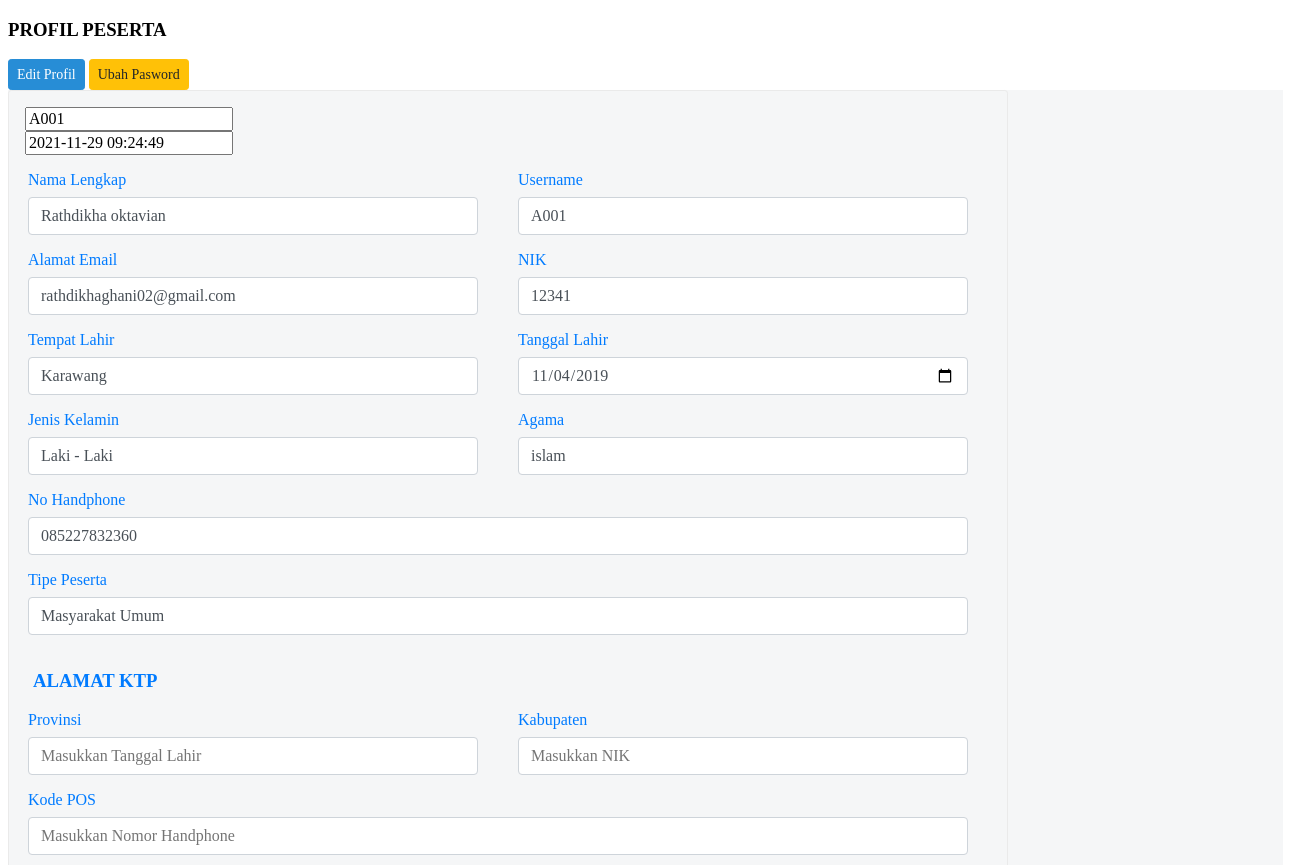
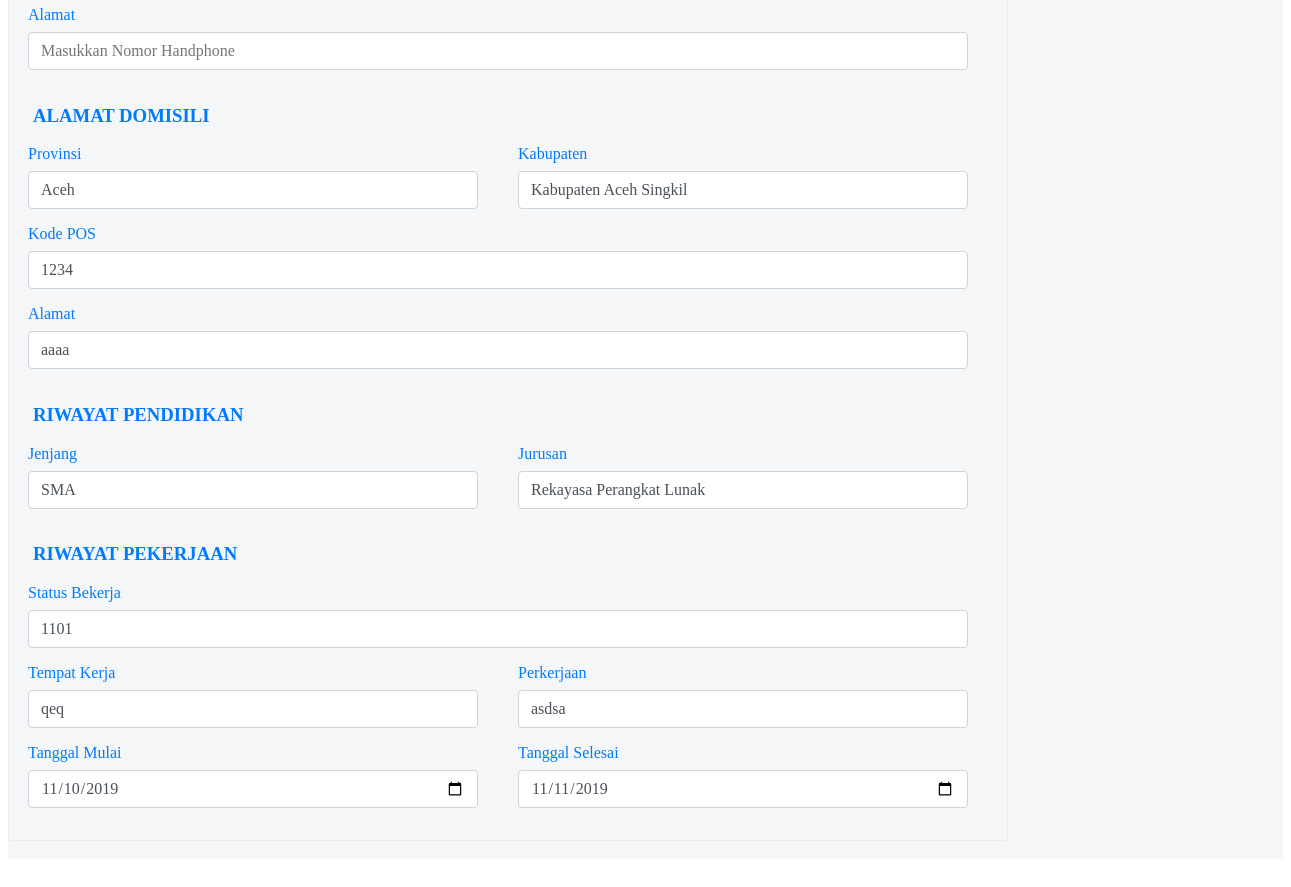
The app's page /profil.php (signed in) with its own data (2 pictures, top to bottom).
### tables this page shows
CREATE TABLE `peserta` (
  `kd_peserta` int(11) NOT NULL,
  `nama` varchar(30) NOT NULL,
  `username` varchar(30) NOT NULL,
  `email` varchar(30) NOT NULL,
  `nik` varchar(18) NOT NULL,
  `tmp_lahir` varchar(30) NOT NULL,
  `tgl_lahir` date NOT NULL,
  `jekel` varchar(10) NOT NULL,
  `agama` varchar(15) NOT NULL,
  `no_hp` varchar(15) NOT NULL,
  `ktp` text NOT NULL,
  `foto` text NOT NULL,
  `status_peserta` enum('Umum','ASN') NOT NULL,
  `created` datetime NOT NULL,
  `id_domisili` int(11) NOT NULL,
  `id_ktp` int(11) NOT NULL,
  `id_pekerjaan` int(11) NOT NULL,
  `id_riw_pendidikan` int(11) NOT NULL
);

CREATE TABLE `alamat_domisili` (
  `id_domisili` int(11) NOT NULL,
  `id_prov` int(11) NOT NULL,
  `id_kab` int(11) NOT NULL,
  `kd_pos` varchar(10) NOT NULL,
  `alamat` varchar(150) NOT NULL
);

CREATE TABLE `provinsi` (
  `id_prov` int(11) NOT NULL,
  `provinsi` varchar(50) NOT NULL
);

CREATE TABLE `kabupaten` (
  `id_kab` int(11) NOT NULL,
  `id_prov` int(11) NOT NULL,
  `kabupaten` varchar(60) NOT NULL
);

CREATE TABLE `riwa_pendidikan` (
  `id_riw_pendidikan` int(11) NOT NULL,
  `id_jenjang` int(11) NOT NULL,
  `id_jurusan` int(11) NOT NULL,
  `file_ijazah_depan` text NOT NULL,
  `file_ijazah_belakang` text NOT NULL
);

CREATE TABLE `jenjang` (
  `id_jenjang` int(11) NOT NULL,
  `jenjang` varchar(30) NOT NULL
);

CREATE TABLE `jurusan` (
  `id_jurusan` int(11) NOT NULL,
  `id_jenjang` int(11) NOT NULL,
  `nm_jurusan` varchar(30) NOT NULL
);

CREATE TABLE `riwa_pekerjaan` (
  `id_pekerjaan` int(11) NOT NULL,
  `sts_pekerjaan` varchar(11) NOT NULL,
  `nm_tmp_kerja` varchar(30) NOT NULL,
  `pekerjaan` varchar(30) NOT NULL,
  `tgl_mulai` date NOT NULL,
  `tgl_selesai` date NOT NULL
);

### profil.php (the view, shortened to what this page needs)
<!DOCTYPE html>
<html>
<head>
</head>
<body>
		<h3 class="text-uppercase">Profil Peserta</h3>
		<a href="" class="btn btn-edit">Edit Profil</a>
			<a href="form_pass_peserta.php" class="btn btn-warning">Ubah Pasword<a/>
	<link rel=stylesheet type=text/css href=assets/css/main.css>
	<div id="wrapper" class="flex ">
		<div class="box-login2">
			<div class="box-login-body">
				<div class="box-login-register2">
					<input type="text" name="kd" value="<?php echo $_SESSION['username']; ?>">
					<form id="register" method="POST" action="simpan_peserta.php" enctype="multipart/form-data" class="from2">
						<?php
						include 'koneksi.php';
						$user=$_SESSION['username'];
						$cari= mysqli_query($koneksi,"SELECT * from peserta where username='".$user."' ");
						$data = mysqli_fetch_array($cari);
						?>
						<input type="text" name="created" value="<?php echo date('Y-m-d h:i:s'); ?>">
						<div class="holder-form p">
							<div class="row">
								<div class="col-md">
									<div class="form-group">
										<label for="nama">
											Nama Lengkap
										</label>
										<input type="text" name="nama" id="nama" maxlength="255" placeholder="Masukkan nama lengkap" class="form-control " value="<?php echo $data['nama']; ?>">
									</div>
								</div>
								<div class="col-md">
									<div class="form-group">
										<label for="username">
											Username
										</label>
										<input maxlength="30" type="text" name="username" placeholder="Masukkan username" class="form-control" value="<?php echo $data['username']; ?>">
									</div>
								</div>
							</div>
							<div class="row">
								<div class="col-md">
									<div class="form-group">
										<label for="email">
											Alamat Email
										</label>
										<input type="text" name="email" maxlength="50" placeholder="Masukkan Alamat Email" class="form-control " value="<?php echo $data['email']; ?>">
									</div>
								</div>
								<div class="col-md">
									<div class="form-group">
										<label for="nik">
											NIK
										</label>
										<input maxlength="30" type="text" name="nik" placeholder="Masukkan NIK" class="form-control" value="<?php echo $data['nik']; ?>">
									</div>
								</div>
							</div>
							<div class="row">
								<div class="col-md">
									<div class="form-group">
										<label for="tmp_lahir">
											Tempat Lahir
										</label>
										<input type="text" name="tmp_lahir" maxlength="50" placeholder="Masukkan Tempat Lahir" class="form-control " value="<?php echo $data['tmp_lahir']; ?>">
									</div>
								</div>
								<div class="col-md">
									<div class="form-group">
										<label for="tgl_lahir">
											Tanggal Lahir
										</label>
										<input maxlength="30" type="date" name="tgl_lahir" placeholder="Masukkan Tanggal Lahir" class="form-control" value="<?php echo $data['tgl_lahir']; ?>">
									</div>
								</div>
							</div>
							<div class="row">
								<div class="col-md">
									<div class="form-group">
										<label for="jekel">
											Jenis Kelamin
										</label>
										<input maxlength="30" type="text" name="tgl_lahir" placeholder="Masukkan Tanggal Lahir" class="form-control" value="<?php if($data['jekel']=='L'){
										echo 'Laki - Laki';
									}else{echo 'Peempuan';} ?>">
									</div>
								</div>
								<div class="col-md">
									<div class="form-group">
										<label for="nik">
											Agama
										</label>
										<input maxlength="30" type="text" name="nik" placeholder="Masukkan NIK" class="form-control" value="<?php echo $data['agama']; ?>">
									</div>
								</div>
							</div>
							<div class="row">
								<div class="col-md">
									<div class="form-group">
										<label for="no_hp">
											No Handphone
										</label>
										<input type="text" name="no_hp" maxlength="50" placeholder="Masukkan Nomor Handphone" class="form-control " value="<?php echo $data['no_hp']; ?>">
									</div>
								</div>
							</div>
							<div class="row">
								<div class="col-md">
									<div class="form-group">
										<label for="no_hp">
											Tipe Peserta
										</label>
										<input type="text" name="no_hp" maxlength="50" placeholder="Masukkan Nomor Handphone" class="form-control " value="<?php
										if($data['status_peserta']=='Umum')
										{
											echo 'Masyarakat Umum';
										}
										else
										{
											echo 'Aparatur Sipil Negara ';
										}
										?>">
									</div>
								</div>
							</div>
							<div>
								<h3 class="text-uppercase">Alamat KTP</h3>
							</div>
											<?php
											include "koneksi.php";
											$sql = mysqli_query($koneksi, "SELECT alamat_ktp.id_ktp,alamat_ktp.kd_pos,alamat_ktp.alamat, provinsi.provinsi, kabupaten.kabupaten
											FROM alamat_ktp, provinsi,kabupaten
											WHERE alamat_ktp.id_prov=provinsi.id_prov AND alamat_ktp.id_kab=kabupaten.id_kab AND alamat_ktp.id_ktp='".$data['id_ktp']."'");
											$data2 = mysqli_fetch_array($sql);
											?>
										<div class="row">
								<div class="col-md">
									<div class="form-group">
										<label for="jekel">
											Provinsi
										</label>
										<input maxlength="30" type="text" name="tgl_lahir" placeholder="Masukkan Tanggal Lahir" class="form-control" value="<?php echo $data2['provinsi']; ?>">
									</div>
								</div>
								<div class="col-md">
									<div class="form-group">
										<label for="nik">
											Kabupaten
										</label>
										<input maxlength="30" type="text" name="nik" placeholder="Masukkan NIK" class="form-control" value="<?php echo $data2['kabupaten']; ?>">
									</div>
								</div>
							</div>
							<div class="row">
								<div class="col-md">
									<div class="form-group">
										<label for="no_hp">
											Kode POS
										</label>
										<input type="text" name="no_hp" maxlength="50" placeholder="Masukkan Nomor Handphone" class="form-control " value="<?php echo $data2['kd_pos']; ?>">
									</div>
								</div>
									</div>
							<div class="row">
								<div class="col-md">
									<div class="form-group">
										<label for="no_hp">
											Alamat
										</label>
										<input type="text" name="no_hp" maxlength="50" placeholder="Masukkan Nomor Handphone" class="form-control " value="<?php echo $data2['alamat']; ?>">
									</div>
								</div>
							</div>
							<div>
								<h3 class="text-uppercase">Alamat Domisili</h3>
							</div>
											<?php
											include "koneksi.php";
											$sql = mysqli_query($koneksi, "SELECT alamat_domisili.id_domisili,alamat_domisili.kd_pos,alamat_domisili.alamat, provinsi.provinsi, kabupaten.kabupaten
											FROM alamat_domisili, provinsi,kabupaten
											WHERE alamat_domisili.id_prov=provinsi.id_prov AND alamat_domisili.id_kab=kabupaten.id_kab AND alamat_domisili.id_domisili='".$data['id_domisili']."'");
											$data2 = mysqli_fetch_array($sql);
											?>
							<div class="row">
								<div class="col-md">
									<div class="form-group">
										<label for="jekel">
											Provinsi
										</label>
										<input maxlength="30" type="text" name="tgl_lahir" placeholder="Masukkan Tanggal Lahir" class="form-control" value="<?php echo $data2['provinsi']; ?>">
									</div>
								</div>
								<div class="col-md">
									<div class="form-group">
										<label for="nik">
											Kabupaten
										</label>
										<input maxlength="30" type="text" name="nik" placeholder="Masukkan NIK" class="form-control" value="<?php echo $data2['kabupaten']; ?>">
									</div>
								</div>
							</div>
							<div class="row">
								<div class="col-md">
									<div class="form-group">
										<label for="no_hp">
											Kode POS
										</label>
										<input type="text" name="no_hp" maxlength="50" placeholder="Masukkan Nomor Handphone" class="form-control " value="<?php echo $data2['kd_pos']; ?>">
									</div>
									</div>
									</div>
							<div class="row">
								<div class="col-md">
									<div class="form-group">
										<label for="no_hp">
											Alamat
										</label>
										<input type="text" name="no_hp" maxlength="50" placeholder="Masukkan Nomor Handphone" class="form-control " value="<?php echo $data2['alamat']; ?>">
									</div>
								</div>
							</div>
							<div>
								<h3 class="text-uppercase">Riwayat Pendidikan</h3>
							</div>
											<?php
											include "koneksi.php";
											$sql = mysqli_query($koneksi, "SELECT riwa_pendidikan.id_riw_pendidikan,jenjang.jenjang,jurusan.nm_jurusan
											FROM riwa_pendidikan, jenjang,jurusan
											WHERE riwa_pendidikan.id_jurusan=jurusan.id_jurusan AND jenjang.id_jenjang=riwa_pendidikan.id_jenjang AND riwa_pendidikan.id_riw_pendidikan='".$data['id_riw_pendidikan']."'");
											$data3 = mysqli_fetch_array($sql);
											?>
							<div class="row">
								<div class="col-md">
									<div class="form-group">
										<label for="jekel">
											Jenjang
										</label>
										<input maxlength="30" type="text" name="tgl_lahir" placeholder="Masukkan Tanggal Lahir" class="form-control" value="<?php echo $data3['jenjang']; ?>">
									</div>
								</div>
								<div class="col-md">
									<div class="form-group">
										<label for="nik">
											Jurusan
										</label>
										<input maxlength="30" type="text" name="nik" placeholder="Masukkan NIK" class="form-control" value="<?php echo $data3['nm_jurusan']; ?>">
									</div>
								</div>
							</div>
						<div>
							<h3 class="text-uppercase">Riwayat Pekerjaan</h3>
						</div>
											<?php
											include "koneksi.php";
											$sql = mysqli_query($koneksi, "SELECT * from riwa_pekerjaan where id_pekerjaan='".$data['id_pekerjaan']."'");
											$data3 = mysqli_fetch_array($sql);
											?>
						<div class="row">
								<div class="col-md">
									<div class="form-group">
										<label for="no_hp">
											Status Bekerja
										</label>
										<input type="text" name="no_hp" maxlength="50" placeholder="Masukkan Nomor Handphone" class="form-control " value="<?php echo $data3['sts_pekerjaan']; ?>">
									</div>
								</div>
							</div>
						<div class="row">
								<div class="col-md">
									<div class="form-group">
										<label for="tmp_kerja" id="tmp">
											Tempat Kerja
										</label>
										<input type="text" name="tmp_kerja" id="tmp_kerja" maxlength="50" placeholder="Masukkan Nama Tempat Bekerja" class="form-control " value="<?php echo $data3['nm_tmp_kerja']; ?>">
									</div>
								</div>
								<div class="col-md">
									<div class="form-group">
										<label for="pekerjaan" id="tmp2">
											Perkerjaan
										</label>
										<input maxlength="30" type="text" name="pekerjaan" id="pekerjaan" placeholder="Masukkan Perkerjaan" class="form-control" value="<?php echo $data3['pekerjaan']; ?>">
									</div>
								</div>
							</div>
							<div class="row">
								<div class="col-md">
									<div class="form-group">
										<label for="tgl_mulai" id="tmp3">
											Tanggal Mulai
										</label>
										<input type="date" name="tgl_mulai" id="mulai" maxlength="50" placeholder="" class="form-control " value="<?php echo $data3['tgl_mulai']; ?>">
									</div>
								</div>
								<div class="col-md">
									<div class="form-group">
										<label for="tgl_selesai" id="tmp4">
											Tanggal Selesai
										</label>
										<input maxlength="30" type="date" name="tgl_selesai" id="selesai" placeholder="" class="form-control"value="<?php echo $data3['tgl_selesai']; ?>">
									</div>
								</div>
							</div>
						</div>
					</div>
							<br>
						</div>
				</div>
			</div>
	<link rel=stylesheet type=text/css href=isi.css>
</body>
</html>

### records on screen
peserta: nama "Rathdikha oktavian", username "A001", email "rathdikhaghani02@gmail.com", nik "12341", tmp_lahir "Karawang", tgl_lahir "11/04/2019", tgl_lahir "Laki - Laki", nik "islam", no_hp "085227832360", no_hp "Masyarakat Umum"
alamat_domisili: tgl_lahir "Aceh", nik "Kabupaten Aceh Singkil", no_hp "1234", no_hp "aaaa"
riwa_pendidikan: tgl_lahir "SMA", nik "Rekayasa Perangkat Lunak"
riwa_pekerjaan: no_hp "1101", tmp_kerja "qeq", pekerjaan "asdsa", tgl_mulai "11/10/2019"
